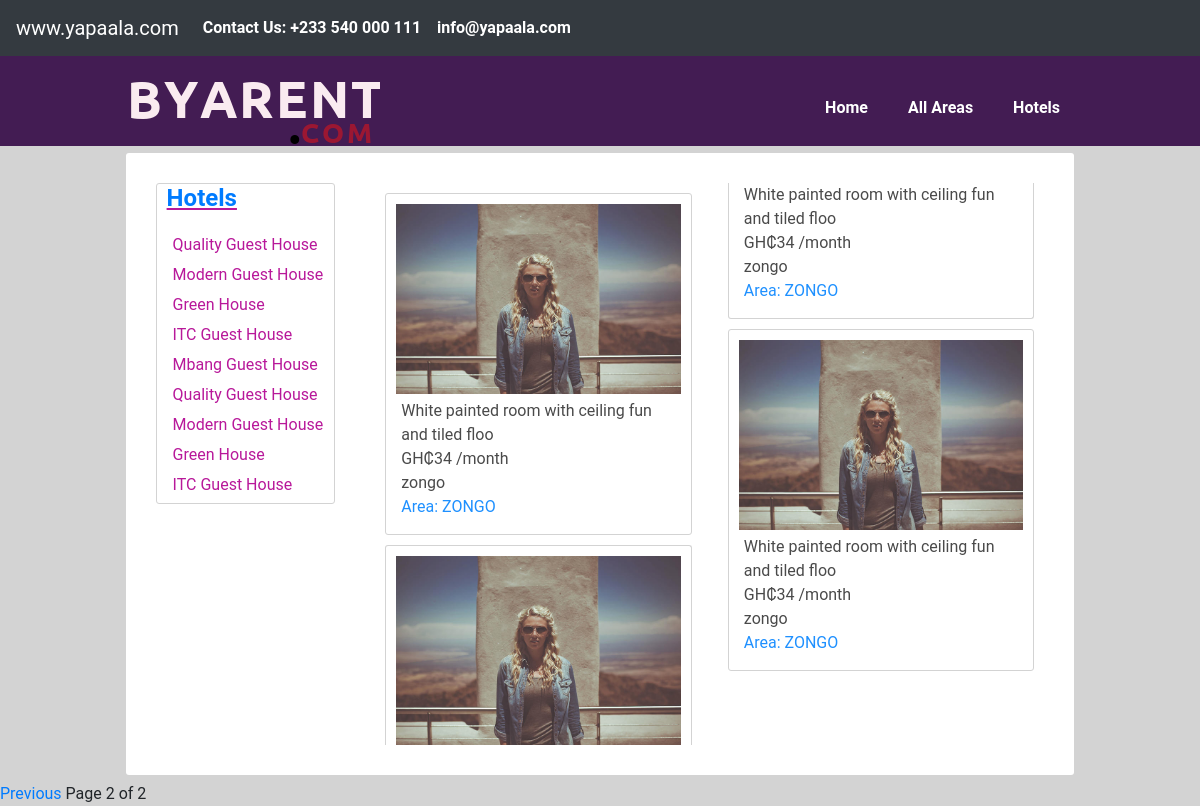
Screenshot of /?page=2 with the database file from the repository.
### home/models.py (models this page shows, shortened)
class House(models.Model):
    picture     = models.ImageField(upload_to='houses/%Y/%m/%d/', default=None, null=True, blank=True)
    name        = models.CharField(max_length=100, blank=True)
    slug        = models.SlugField(max_length=100, db_index=True)
    description = models.CharField(max_length=50, default=None, null=True, blank=True)
    price       = models.IntegerField(default=None, null=True, blank=True)
    location    = models.CharField(max_length=50, default=None, null=True, blank=True)
    room_count  = models.PositiveIntegerField()
    types       = models.CharField(max_length=100, blank=True)
    options     = models.CharField(max_length=250, blank=True)
    created     = models.DateTimeField(auto_now_add=True)
    updated     = models.DateTimeField(auto_now=True)
    category    = models.ForeignKey(Category, related_name="houses", on_delete=models.CASCADE)
    class Meta:
        ordering = ('name',)
        index_together  = (('id', 'slug'), )
    def amount(self):
        return "GH₵"+ str(self.price) + " /month"

class Category(models.Model):
    name = models.CharField(max_length=50, db_index=True)
    slug = models.SlugField(max_length=50, db_index=True, unique=True)
    class Meta:
        ordering = ('name',)
        verbose_name = "Category"
        verbose_name_plural = "Categories"

### home/views.py (the view)
# urls.py: path('', home_view.as_view(), name="home"),
class home_view(ListView):
    model = House
    paginate_by = 6
    template_name = 'home/home.html'

### templates/home/home.html (shortened to what this page needs)
{% extends 'base.html' %}
{% load static %}
{% block content %}
    <link rel="stylesheet" href="{% static '/css/home.css' %}">
<div class="wrapper">
  <div class="main-content">
    <div class="sidebar">
      <div class="categories">
        <h4><a href="{% url 'hotels:hotel' %}"> Hotels </a></h4>
        <li>Quality Guest House</li>
        <li>Modern Guest House</li>
        <li>Green House</li>
        <li>ITC Guest House</li>
        <li>Mbang Guest House</li>
        <li>Quality Guest House</li>
        <li>Modern Guest House</li>
        <li>Green House</li>
        <li>ITC Guest House</li>
      </div>
    </div>
    <div class="column">
      {% for item in object_list %}
        <a href="{% url 'home:details' item.pk %}">
          <div class="property-box">
             <img src="{{ item.picture.url }}" alt = "Picture of a house">
              <div class="details">
                <p>{{ item.description }}</p>
                <p>{{ item.amount }}</p>
                <p>{{ item.location }}</p>
                <p><a style="color:dodgerblue" href="{% url 'home:post_by_category' item.category.slug %}">Area: {{ item.category.name }}</a></p>
              </div>
          </div>
        </a>
      {% endfor %}
    </div>
  </div>
</div>
<div class="pagination">
  {% if is_paginated %}
    <span>
      {% if page_obj.has_previous %}
        <a class="previous" href="{% url 'home:home' %}?page={{ page_obj.previous_page_number }}"> Previous </a>
      {% endif %}
      <span class="current_page_num" > Page {{ page_obj.number }} of {{ page_obj.paginator.num_pages }}</span>
    </span>
  {% endif %}
</div>
{% endblock %}

### static/css/base/body.css (style rules this page uses)
body { margin: 0; padding: 0; font-family: Roboto, sans-serif; background-color: lightgrey; width: 100%; }
a { text-decoration: none; }
.wrapper { padding: 7px; box-sizing: border-box; }
.main-content { display: flex; grid-template-columns: 20% 60%; width: 80%; margin: auto; position: relative; background-color: white; padding: 10px; border-radius: 3px; }

### static/css/home.css (style rules this page uses)
.column { columns: 2; width: 100%; }
.property-box { border: 1px solid lightgrey; padding: 10px; margin: 10px; border-radius: 3px; }
.property-box img { width: 100%; height: 50%; }
.property-box p { color: #4A4A4A; margin: 0; }
.column { padding: 20px; }
li { list-style: none; }
.sidebar { position: sticky; position: -webkit-sticky; top: 0; width: 30%; height: 90%; padding: 20px; color: #B8189A; }
.categories h4 { margin-bottom: 20px; padding-left: 10px; text-align: left; font-weight: bold; text-decoration: underline; }
.categories li { list-style: none; padding-left: 10px; text-align: left; margin: 6px; }
.categories { width: 100%; border: 1px solid lightgrey; border-radius: 3px; }
.details { margin: 5px; }

### rows the page displays
House: picture (picture), description "White painted room with ceiling fun and tiled floo", amount "GH₵34 /month", location "zongo", category.name "ZONGO"
House: picture (picture), description "White painted room with ceiling fun and tiled floo", amount "GH₵34 /month", location "zongo", category.name "ZONGO"
House: picture (picture), description "White painted room with ceiling fun and tiled floo", amount "GH₵34 /month", location "zongo", category.name "ZONGO"

### other values shown
{{ page_obj.number }} "2"
{{ page_obj.paginator.num_pages }} "2"
